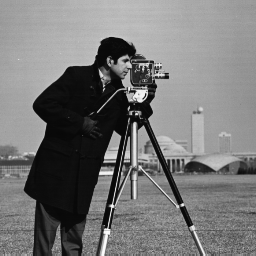
#> input picture EE 146 - Computer Vision/Lab 7 - Matching gray scale and binary images/cameraman.tif, 256 x 256 px
$ python lab7.py
#> lines starting #> are read from the running program, lines starting #| are printed output that depends on the picture; after the words box and inside, x2 and y2 are one past the last pixel; in counts of white or black regions, pixels touching at a corner belong together
import cv2 as cv
import numpy as np
from matplotlib import pyplot as plt
from PIL import Image
import time
from numpy import asarray

def matching(img, template):
    cv.imshow("og",img)
    cv.imshow("template",template)
    img2 = img.copy()
    w, h = template.shape[::-1]

    # All the 6 methods for comparison in a list
    methods = ['cv.TM_CCOEFF', 'cv.TM_CCOEFF_NORMED']
    for meth in methods:
        img = img2.copy()
        method = eval(meth)
        # Apply template Matching
        res = cv.matchTemplate(img,template,method)
        min_val, max_val, min_loc, max_loc = cv.minMaxLoc(res)
        # If the method is TM_SQDIFF or TM_SQDIFF_NORMED, take minimum
        if method in [cv.TM_SQDIFF, cv.TM_SQDIFF_NORMED]:
            top_left = min_loc
        else:
            top_left = max_loc
        bottom_right = (top_left[0] + w, top_left[1] + h)
        cv.rectangle(img,top_left, bottom_right, (255,255,255), 2)
        plt.subplot(121),plt.imshow(res,cmap = 'gray')
        plt.title('Matching Result'), plt.xticks([]), plt.yticks([])
        plt.subplot(122),plt.imshow(img,cmap = 'gray')
        plt.title('Detected Point'), plt.xticks([]), plt.yticks([])
        plt.suptitle(meth)
        plt.show()

    #destroy the windows at key press
    cv.waitKey(0)
    cv.destroyAllWindows()

def matching_multiple(img,template):
    start = time.time()
    cv.imshow("t",template)
    w, h = template.shape[::-1]
    res = cv.matchTemplate(img,template,cv.TM_CCOEFF_NORMED)
    threshold = 0.8
    loc = np.where( res >= threshold)
    for pt in zip(*loc[::-1]):
        cv.rectangle(img, pt, (pt[0] + w, pt[1] + h), (255,255,255), 2)
    cv.imwrite('res.png',img)
    cv.imshow("im",img)
    end = time.time()
    print(str(end - start) + " seconds")
    #destroy the windows at key press
    cv.waitKey(0)
    cv.destroyAllWindows()

def dist_transform(img):
    start = time.time()
    ret, thresh = cv.threshold(img, 127, 255, cv.THRESH_BINARY)
    dist = cv.distanceTransform(thresh, cv.DIST_L2, 5)
    dist_output = cv.normalize(dist, None, 0, 1.0, cv.NORM_MINMAX)
    end = time.time()
    print(str(end - start) + " seconds")

    cv.imwrite('distance transform.png',dist_output)
    cv.imshow('Distance Transform', dist_output)

    cv.waitKey(0)
    cv.destroyAllWindows()

#Problem 1
#part a
img = cv.imread("cameraman.tif", cv.IMREAD_GRAYSCALE)
#> img is the input picture: shape (256, 256); min 7, max 253, mean 118.7
template = img[60:85,130:170]
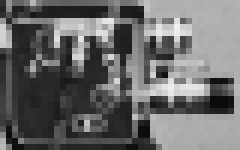
#> template: shape (25, 40) (shown 6 times larger); min 10, max 239, mean 106
print("Part a")
#matching(img,template)

#part b - change intensity of template
img2 = img
brightness = 10
contrast = 2.3
img2 = cv.addWeighted(img, contrast, np.zeros(img.shape, img.dtype), 0, brightness)
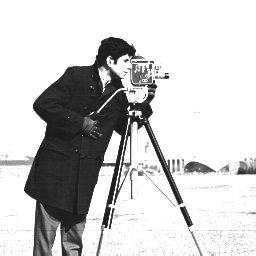
#> img2: shape (256, 256); min 26, max 255, mean 203.5
template = img2[60:85,130:170]
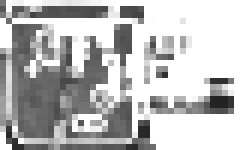
#> template: shape (25, 40) (shown 6 times larger); min 33, max 255, mean 187.5
print("Part b")
#matching(img,template)

#part c - change intensity of image, not template
template = img[60:85,130:170]
print("Part c")
#matching(img2,template)

#part d - change intensity of both image and template
template = img2[60:85,130:170]
print("Part d")
#matching(img2,template)

#part e - rotate og template by 90 degrees
print("Part e")
template = img[60:85,130:170]
#rotate
height, width = template.shape[:2]
#> height = 25; width = 40
angle = 90
rotation_matrix = cv.getRotationMatrix2D((width / 2, height / 2), angle, 1)
rotated_template = cv.warpAffine(template, rotation_matrix, (width, height))
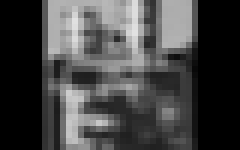
#> rotated_template: shape (25, 40) (shown 6 times larger); min 0, max 226, mean 67.8
#matching(img,rotated_template)

#Problem 2
image = np.loadtxt("lab7 text.txt", dtype=int)
template = np.loadtxt("lab7 template.txt", dtype=int)

im = Image.fromarray((image * 255).astype(np.uint8))
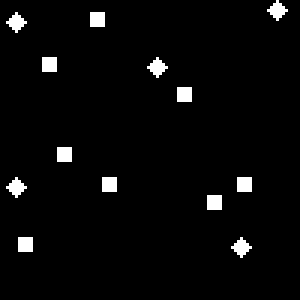
#> im: PIL image 100x100 L (shown 3 times larger); 3.2% white; 13 white regions, largest, box (x1, y1, x2, y2) and area: (89, 0, 96, 7) 25, (2, 4, 9, 11) 25, (30, 4, 35, 9) 25
#im.show()
im.save("img.png")

im_temp = Image.fromarray((template * 255).astype(np.uint8))
#im_temp.show()
im_temp.save("template.png")

#part a - locate all instances
print("Part a")
img = cv.imread("img.png",cv.IMREAD_GRAYSCALE)
template = cv.imread("template.png",cv.IMREAD_GRAYSCALE)
#matching_multiple(img,template)

#part b - distance transform
print("Part b")
dist_transform(img)
#> in dist_transform, `dist = cv.distanceTransform(thresh, cv.DIST_L2, 5)`:
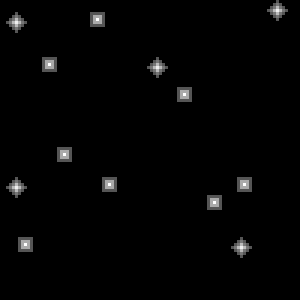
#> dist: shape (100, 100) float32 (shown 3 times larger); min 0, max 3, mean 0.0454; drawn with min black and max white
#> in dist_transform, `cv.imwrite('distance transform.png',dist_output)`:
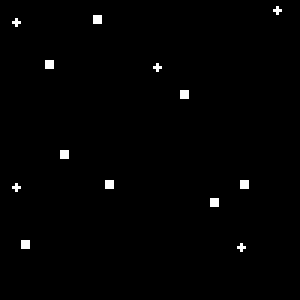
#> saved as distance transform.png: shape (100, 100) (shown 3 times larger); values 0 (black) and 1 (white), 0.97% white in thin lines or dots, all inside (x1, y1, x2, y2) = (4, 2, 94, 84)

#part c - instances w/ distance transform image
img = cv.imread("distance transform.png", cv.IMREAD_GRAYSCALE)
template = cv.imread("distance transform template.png", cv.IMREAD_GRAYSCALE)
#> (the run stopped early here; a loop or call above may not have finished)
